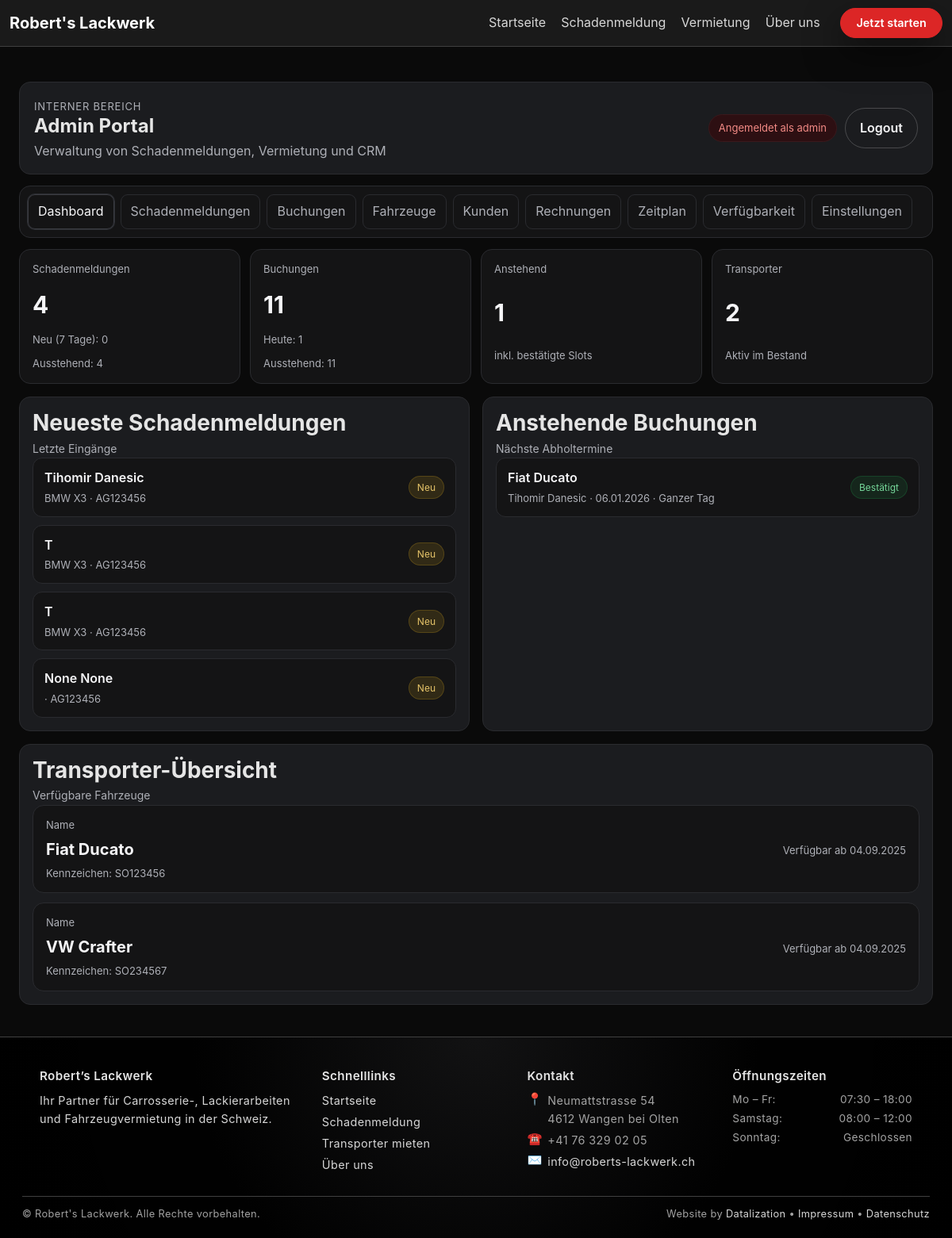
Page /intern/ (signed in) on the committed database.
### main/models.py (models this page shows, shortened)
class DamageReport(models.Model):
    STATUS_CHOICES = [
        ("pending", "Ausstehend"),
        ("in_progress", "In Bearbeitung"),
        ("completed", "Abgeschlossen"),
    ]
    customer = models.ForeignKey(
        Customer,
        on_delete=models.SET_NULL,
        null=True,
        blank=True,
        related_name="damage_reports",
    )
    first_name = models.CharField("Vorname", max_length=80, blank=True, null=True)
    last_name  = models.CharField("Nachname", max_length=80, blank=True, null=True)
    company_name = models.CharField("Firmenname", max_length=120, blank=True, null=True)
    email = models.EmailField()
    phone = models.CharField(max_length=50, blank=True)
    car_brand = models.CharField("Automarke", max_length=80, blank=True)
    car_model = models.CharField("Automodell", max_length=80, blank=True)
    vin       = models.CharField("Stammnummer (VIN)", max_length=32, blank=True)
    first_registration = models.DateField("Erstzulassung", null=True, blank=True)
    mileage = models.PositiveIntegerField("Kilometerstand", null=True, blank=True)
    car_part = models.CharField(max_length=50, choices=CAR_PART_CHOICES, blank=True)  # ← war früher ohne blank
    damaged_parts = models.JSONField("Beschädigte Teile", default=list, blank=True)
    affected_parts = models.JSONField("Betroffene Teile", default=list, blank=True)
    damage_type = models.CharField("Schadensart", max_length=50, blank=True)
    accident_date = models.DateField("Unfalldatum", null=True, blank=True)
    accident_location = models.CharField("Unfallort", max_length=200, blank=True)
    message = models.TextField(blank=True)
    address = models.CharField("Adresse", max_length=200, blank=True)
    plate = models.CharField("Kontrollschild", max_length=16, blank=True)
    no_plate = models.BooleanField("Kontrollschild nicht bekannt", default=False)
    insurer = models.CharField("Versicherung", max_length=40, blank=True, choices=INSURER_CHOICES)
    other_insurer = models.CharField("Andere Versicherung", max_length=100, blank=True)
    policy_number = models.CharField("Policennummer", max_length=64, blank=True)
    accident_number = models.CharField("Schaden-/Unfallnummer", max_length=64, blank=True)
    insurer_contact = models.CharField("Versicherung Ansprechperson", max_length=120, blank=True)
    other_party_involved = models.BooleanField(default=False)
    police_involved = models.BooleanField(default=False)
    documents = models.JSONField(default=list, blank=True)
    status = models.CharField(max_length=20, choices=STATUS_CHOICES, default="pending")
    admin_notes = models.TextField(blank=True)
    created_at = models.DateTimeField(auto_now_add=True)

class Booking(models.Model):
    STATUS_CHOICES = [
        ("pending", "Ausstehend"),
        ("confirmed", "Bestätigt"),
        ("completed", "Abgeschlossen"),
        ("cancelled", "Storniert"),
    ]
    TIME_SLOTS = [
        ("MORNING", "Vormittag"),
        ("AFTERNOON", "Nachmittag"),
        ("FULLDAY", "Ganzer Tag"),
    ]
    INSURANCE_CHOICES = [
        ("basic", "Basis"),
        ("full", "Vollkasko"),
        ("premium", "Premium"),
    ]
    KM_CHOICES = [
        ("100km", "100 km"),
        ("200km", "200 km"),
        ("unlimited", "Unbegrenzt"),
    ]
    PAYMENT_STATUS_CHOICES = [
        ("unpaid", "Offen"),
        ("paid", "Bezahlt"),
        ("refunded", "Erstattet"),
    ]
    transporter  = models.ForeignKey(Transporter, on_delete=models.CASCADE)
    vehicle = models.ForeignKey(Vehicle, on_delete=models.SET_NULL, null=True, blank=True, related_name="bookings")
    customer = models.ForeignKey(Customer, on_delete=models.SET_NULL, null=True, blank=True, related_name="bookings")
    date         = models.DateField()
    time_slot    = models.CharField(max_length=10, choices=TIME_SLOTS)
    pickup_date  = models.DateField(null=True, blank=True)
    return_date  = models.DateField(null=True, blank=True)
    pickup_time  = models.CharField(max_length=5, blank=True)
    return_time  = models.CharField(max_length=5, blank=True)
    customer_name   = models.CharField(max_length=100)
    customer_email  = models.EmailField()
    customer_phone  = models.CharField(max_length=50)
    customer_address        = models.CharField("Adresse", max_length=255)
    driver_license_number   = models.CharField("Führerscheinnummer", max_length=100)
    additional_insurance = models.BooleanField(default=False)
    moving_blankets      = models.BooleanField(default=False)
    hand_truck           = models.BooleanField(default=False)
    tie_down_straps      = models.BooleanField(default=False)
    additional_notes     = models.TextField(blank=True, null=True)
    status = models.CharField(max_length=20, choices=STATUS_CHOICES, default="pending")
    admin_notes = models.TextField(blank=True)
    km_package = models.CharField(max_length=20, choices=KM_CHOICES, default="100km")
    extras = models.JSONField(default=list, blank=True)
    insurance = models.CharField(max_length=20, choices=INSURANCE_CHOICES, default="basic")
    total_price = models.DecimalField(max_digits=10, decimal_places=2, default=0)
    PAYMENT_METHOD_CHOICES = [
        ("CARD", "Kreditkarte (Stripe)"),
        ("CASH", "Barzahlung"),
    ]
    payment_method = models.CharField(max_length=10, choices=PAYMENT_METHOD_CHOICES, default="CASH")
    payment_status = models.CharField(max_length=10, choices=PAYMENT_STATUS_CHOICES, default="unpaid")
    transaction_id = models.CharField(max_length=100, blank=True)
    created_at = models.DateTimeField(auto_now_add=True)
    updated_at = models.DateTimeField(auto_now=True)
    class Meta:
        unique_together = ("transporter", "date", "time_slot")
        indexes = [models.Index(fields=["transporter", "date"])]

class Transporter(models.Model):
    BUCHUNG_OPTIONEN = [
        ('vormittag', 'Vormittag'),
        ('nachmittag', 'Nachmittag'),
        ('ganztag', 'Ganztag'),
    ]
    name         = models.CharField(max_length=100)
    kennzeichen  = models.CharField(max_length=20, unique=True)
    farbe = models.CharField("Farbe", max_length=50, blank=True)
    preis_chf = models.DecimalField("Preis (CHF)", max_digits=7, decimal_places=2, default=0)
    verfuegbar_ab = models.DateField()
    bild = models.ImageField(
        upload_to="transporter_bilder/",
        blank=True,
        null=True,
        help_text="Bild des Transporters hochladen"
    )
    description = models.TextField(blank=True, default="")
    buchung = models.CharField(
        max_length=20,
        choices=BUCHUNG_OPTIONEN,
        blank=True,
        null=True,
        help_text="Verfügbare Buchungsoption"
    )

### adminportal/views.py (the view)
# urls.py: path("", views.dashboard, name="portal_dashboard"),
@login_required
@user_passes_test(_is_staff)
def dashboard(request):
    ctx = _base_context("dashboard")
    ctx.update(
        {
            "recent_reports": DamageReport.objects.order_by("-created_at")[:5],
            "upcoming_bookings": Booking.objects.select_related("transporter")
            .filter(date__gte=timezone.localdate())
            .order_by("date", "time_slot")[:5],
            "transporters": Transporter.objects.all().order_by("name"),
        }
    )
    return render(request, "adminportal/dashboard.html", ctx)

### adminportal/views.py (called while the page is built)
def _is_staff(user):
    if not user.is_authenticated:
        return False
    if user.is_staff:
        return True
    return user.groups.filter(name__in=["admin", "manager", "employee"]).exists()

### adminportal/templates/adminportal/dashboard.html
{% extends "adminportal/base.html" %}
{% block portal_content %}
<div class="fig-admin__kpis">
  <article class="fig-admin__card">
    <p class="fig-admin__card-label">Schadenmeldungen</p>
    <div class="fig-admin__card-value">{{ kpi.reports_total }}</div>
    <p class="fig-admin__card-meta">Neu (7 Tage): {{ kpi.reports_recent }}</p>
    <p class="fig-admin__card-meta">Ausstehend: {{ kpi.reports_pending|default:"0" }}</p>
  </article>
  <article class="fig-admin__card">
    <p class="fig-admin__card-label">Buchungen</p>
    <div class="fig-admin__card-value">{{ kpi.bookings_total }}</div>
    <p class="fig-admin__card-meta">Heute: {{ kpi.bookings_today }}</p>
    <p class="fig-admin__card-meta">Ausstehend: {{ kpi.bookings_pending|default:"0" }}</p>
  </article>
  <article class="fig-admin__card">
    <p class="fig-admin__card-label">Anstehend</p>
    <div class="fig-admin__card-value">{{ kpi.bookings_upcoming }}</div>
    <p class="fig-admin__card-meta">inkl. bestätigte Slots</p>
  </article>
  <article class="fig-admin__card">
    <p class="fig-admin__card-label">Transporter</p>
    <div class="fig-admin__card-value">{{ kpi.transporters_total }}</div>
    <p class="fig-admin__card-meta">Aktiv im Bestand</p>
  </article>
</div>
<div class="fig-admin__panels">
  <section class="fig-admin__panel">
    <header class="fig-admin__panel-header">
      <h3>Neueste Schadenmeldungen</h3>
      <p class="fig-admin__panel-subtitle">Letzte Eingänge</p>
    </header>
    <div class="fig-list">
      {% for report in recent_reports %}
        <article class="fig-list__item">
          <div>
            <div class="fig-list__title">
              {% if report.company_name %}{{ report.company_name }}{% else %}{{ report.first_name }} {{ report.last_name }}{% endif %}
            </div>
            <div class="fig-list__meta">
              {{ report.car_brand }} {{ report.car_model }}{% if report.plate %} · {{ report.plate }}{% endif %}
            </div>
          </div>
          <div class="fig-badge fig-badge--warning">Neu</div>
        </article>
      {% empty %}
        <p class="fig-empty">Noch keine Schadenmeldungen vorhanden.</p>
      {% endfor %}
    </div>
  </section>
  <section class="fig-admin__panel">
    <header class="fig-admin__panel-header">
      <h3>Anstehende Buchungen</h3>
      <p class="fig-admin__panel-subtitle">Nächste Abholtermine</p>
    </header>
    <div class="fig-list">
      {% for booking in upcoming_bookings %}
        <article class="fig-list__item">
          <div>
            <div class="fig-list__title">{{ booking.transporter.name }}</div>
            <div class="fig-list__meta">
              {{ booking.customer_name }} · {{ booking.date|date:"d.m.Y" }} · {{ booking.get_time_slot_display }}
            </div>
          </div>
          <div class="fig-badge fig-badge--success">Bestätigt</div>
        </article>
      {% empty %}
        <p class="fig-empty">Keine zukünftigen Buchungen vorhanden.</p>
      {% endfor %}
    </div>
  </section>
</div>
<section class="fig-admin__panel fig-admin__panel--wide">
  <header class="fig-admin__panel-header">
    <h3>Transporter-Übersicht</h3>
    <p class="fig-admin__panel-subtitle">Verfügbare Fahrzeuge</p>
  </header>
  <div class="fig-admin__cards">
    {% for transporter in transporters %}
      <article class="fig-admin__card fig-admin__card--inline">
        <div>
          <p class="fig-admin__card-label">Name</p>
          <div class="fig-admin__card-value fig-admin__card-value--small">{{ transporter.name }}</div>
          <p class="fig-admin__card-meta">Kennzeichen: {{ transporter.kennzeichen }}</p>
        </div>
        <div class="fig-admin__card-meta">
          Verfügbar ab {{ transporter.verfuegbar_ab|date:"d.m.Y" }}
        </div>
      </article>
    {% empty %}
      <p class="fig-empty">Noch keine Transporter erfasst.</p>
    {% endfor %}
  </div>
</section>
{% endblock %}

### adminportal/templates/adminportal/base.html
{% extends "base.html" %}
{% load static %}
{% block content %}
<div class="figma-home figma-home--admin">
  <header class="fig-admin__hero">
    <div>
      <p class="fig-eyebrow">Interner Bereich</p>
      <h1>Admin Portal</h1>
      <p class="fig-subtitle">
        {% if portal_settings and portal_settings.branding_text %}
          {{ portal_settings.branding_text }}
        {% else %}
          Verwaltung von Schadenmeldungen, Vermietung und CRM
        {% endif %}
      </p>
    </div>
    <div class="fig-admin__hero-actions">
      <span class="fig-admin__badge">Angemeldet als {{ request.user.username }}</span>
      <a class="fig-btn fig-btn--ghost" href="{% url 'admin_logout' %}">Logout</a>
    </div>
  </header>
  <nav class="fig-admin__tabs">
    <a class="fig-admin__tab {% if active_tab == 'dashboard' %}is-active{% endif %}" href="{% url 'portal_dashboard' %}">Dashboard</a>
    <a class="fig-admin__tab {% if active_tab == 'damage_reports' %}is-active{% endif %}" href="{% url 'portal_damage_reports' %}">Schadenmeldungen</a>
    <a class="fig-admin__tab {% if active_tab == 'bookings' %}is-active{% endif %}" href="{% url 'portal_bookings' %}">Buchungen</a>
    <a class="fig-admin__tab {% if active_tab == 'vehicles' %}is-active{% endif %}" href="{% url 'portal_vehicles' %}">Fahrzeuge</a>
    <a class="fig-admin__tab {% if active_tab == 'customers' %}is-active{% endif %}" href="{% url 'portal_customers' %}">Kunden</a>
    <a class="fig-admin__tab {% if active_tab == 'invoices' %}is-active{% endif %}" href="{% url 'portal_invoices' %}">Rechnungen</a>
    <a class="fig-admin__tab {% if active_tab == 'schedule' %}is-active{% endif %}" href="{% url 'portal_schedule' %}">Zeitplan</a>
    <a class="fig-admin__tab {% if active_tab == 'availability' %}is-active{% endif %}" href="{% url 'portal_availability' %}">Verfügbarkeit</a>
    <a class="fig-admin__tab {% if active_tab == 'settings' %}is-active{% endif %}" href="{% url 'portal_settings' %}">Einstellungen</a>
  </nav>
  {% block portal_content %}{% endblock %}
</div>
{% endblock %}

### static/css/design/variables.css (style rules this page uses)
:root { --bg:#0a0a0a;--bg-elevated:#111111;--bg-card:#1a1a1a;--bg-card-soft:#131313;--primary:#dc2626;--primary-soft:#ef4444;--primary-dark:#b91c1c;--border:#404040;--border-strong:#525252;--text:#e5e5e5;--text-soft:#d7d7d7;--text-muted:#a3a3a3;--error:#ef4444;--success:#22c55e;--radius-xs:4px;--radius-sm:8px;--radius-md:12px;--radius-lg:16px;--shadow-soft:0 18px 45px rgba(0,0,0,.5);--shadow-strong:0 25px 60px rgba(0,0,0,.65);--container-width:1350px;--spacing-2:.25rem;--spacing-4:.5rem;--spacing-6:.75rem;--spacing-8:1rem;--spacing-12:1.5rem;--spacing-16:2rem;--spacing-24:3rem;--transition-fast:150ms ease-out;--transition-med:220ms ease-out;--nav-height:72px;--font-base:16px;--font-lg:18px;--font-xl:22px;--font-xxl:34px;--line-height-base:1.6; }
html { font-size:100%; }
body { margin:0;padding:0;background:var(--bg);color:var(--text);font-family:-apple-system,BlinkMacSystemFont,"SF Pro Text","Segoe UI",system-ui,sans-serif;font-size:var(--font-base);line-height:var(--line-height-base);-webkit-font-smoothing:antialiased; }
h1,h2,h3,h4,h5,h6 { margin:0 0 var(--spacing-8);font-weight:700;color:var(--text); }
p { margin:0 0 var(--spacing-8);color:var(--text-soft); }
a { text-decoration:none;color:var(--primary);transition:color var(--transition-fast); }
*,*::before,*::after { box-sizing:border-box; }

### static/css/design/layout.css (style rules this page uses)
.page-bg { min-height:100vh;background:#0a0a0a;color:var(--text); }

### rows in the picture
DamageReport: first_name "Tihomir", last_name "Danesic", car_brand "BMW", car_model "X3", plate "AG123456"
DamageReport: first_name "T", car_brand "BMW", car_model "X3", plate "AG123456"
DamageReport: first_name "T", car_brand "BMW", car_model "X3", plate "AG123456"
DamageReport: first_name "None", last_name "None", plate "AG123456"
Booking: transporter.name "Fiat Ducato", customer_name "Tihomir Danesic", date "06.01.2026", time_slot "Ganzer Tag"

### other values in the picture
{{ request.user.username }} "admin"
{{ kpi.reports_total }} "4"
{{ kpi.reports_recent }} "0"
{{ kpi.reports_pending|default:"0" }} "4"
{{ kpi.bookings_total }} "11"
{{ kpi.bookings_today }} "1"
{{ kpi.bookings_pending|default:"0" }} "11"
{{ kpi.bookings_upcoming }} "1"
{{ kpi.transporters_total }} "2"
